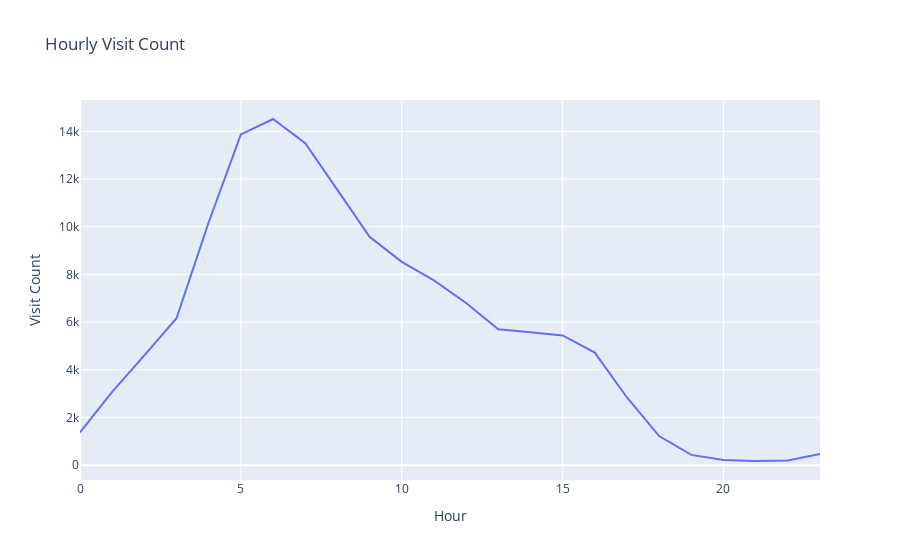

This figure's notebook cell:
### Code cell
import plotly.express as px
fig = px.line(result_df, x='Hour', y='Visit_Count', labels={'Visit_Count': 'Visit Count'}, title='Hourly Visit Count')

fig

### Figure 1 — Plotly figure (JSON) as saved in the notebook; plotly's stock layout.template omitted (floating-point values rounded to 4 significant figures)
{"data": [{"hovertemplate": "Hour=%{x}<br>Visit Count=%{y}<extra></extra>", "legendgroup": "", "line": {"color": "#636efa", "dash": "solid"}, "marker": {"symbol": "circle"}, "mode": "lines", "name": "", "orientation": "v", "showlegend": false, "type": "scatter", "x": [0, 1, 2, 3, 4, 5, 6, 7, 8, 9, 10, 11, 12, 13, 14, 15, 16, 17, 18, 19, 20, 21, 22, 23], "xaxis": "x", "y": [1372, 3070, 4601, 6161, 10188, 13873, 14517, 13507, 11544, 9577, 8528, 7746, 6803, 5700, 5572, 5439, 4721, 2838, 1220, 430, 221, 174, 197, 472], "yaxis": "y"}], "layout": {"legend": {"tracegroupgap": 0}, "title": {"text": "Hourly Visit Count"}, "xaxis": {"anchor": "y", "domain": [0, 1], "title": {"text": "Hour"}}, "yaxis": {"anchor": "x", "domain": [0, 1], "title": {"text": "Visit Count"}}}}
